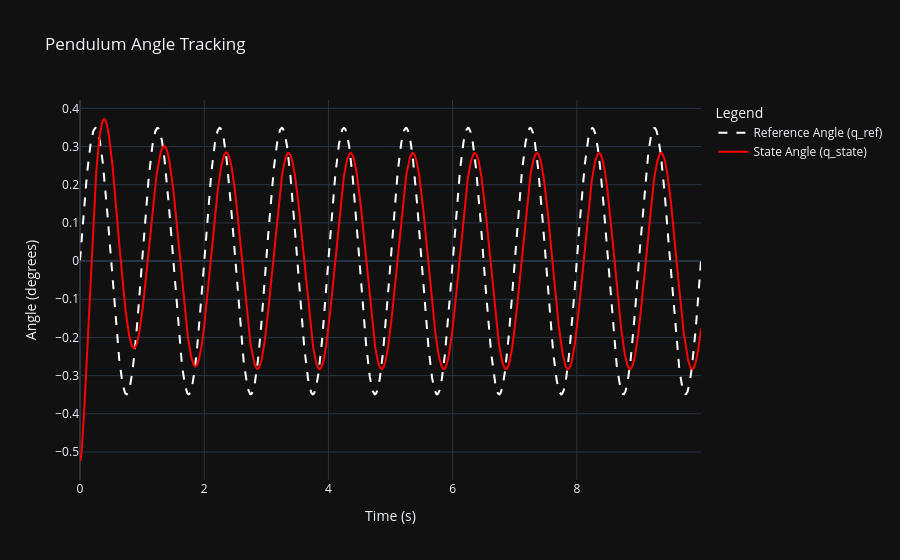

Notebook source saved alongside this figure:
### Code cell
# Create a simple plotly figure for the q_ref and q_state over time
import plotly.graph_objects as go
fig = go.Figure()
fig.add_trace(go.Scatter(x=ts, y=q_ref_log, mode='lines',
                            name='Reference Angle (q_ref)', line=dict(color='white', dash='dash')))
fig.add_trace(go.Scatter(x=ts, y=q_state_log, mode='lines',
                            name='State Angle (q_state)', line=dict(color='red')))
fig.update_layout(title='Pendulum Angle Tracking',
                  xaxis_title='Time (s)',
                  yaxis_title='Angle (degrees)',
                  legend_title='Legend',
                  template='plotly_dark')
fig.show()

### Figure 1 — Plotly figure (JSON) as saved in the notebook; plotly's stock layout.template omitted (floating-point values rounded to 4 significant figures; data arrays with more than 128 entries replaced by an {"elided": "..."} marker saying what was removed)
{"data": [{"line": {"color": "white", "dash": "dash"}, "mode": "lines", "name": "Reference Angle (q_ref)", "type": "scatter", "x": {"elided": "10000 float values"}, "y": {"elided": "10000 float values"}}, {"line": {"color": "red"}, "mode": "lines", "name": "State Angle (q_state)", "type": "scatter", "x": {"elided": "10000 float values"}, "y": {"elided": "10000 float values"}}], "layout": {"legend": {"title": {"text": "Legend"}}, "title": {"text": "Pendulum Angle Tracking"}, "xaxis": {"title": {"text": "Time (s)"}}, "yaxis": {"title": {"text": "Angle (degrees)"}}}}
